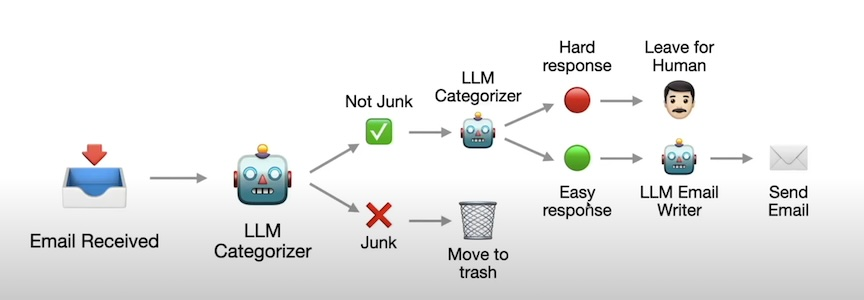
//> input picture ai-agents/_media/ai-agent/agent-workflow-example.jpg, 864 x 300 px
$ ./main_imageautocrop ../../../ai-agents/_media/ai-agent/agent-workflow-example.jpg   (built with g++ and OpenCV 4)
//> lines starting //> are read from the running program, lines starting //| are printed output that depends on the picture; after the words box and inside, x2 and y2 are one past the last pixel; in counts of white or black regions, pixels touching at a corner belong together
### computer-vision-graphics/opencv/auto-cropping/include/ImageAutoCrop.h
#pragma once

#include <opencv2/opencv.hpp>
#include <array>

class ImageAutoCrop
{
  public:
    ImageAutoCrop();

    void  keepLargeBox( bool v) { keep_large_box = v; }
//> in process_video, image is the input picture: 300 rows x 864 cols, CV_8UC3; mean B, G, R 234.1, 234.4, 234

    void      drawBox(cv::Mat& src);
    cv::Mat   getCropped(const cv::Mat& src);
    cv::Rect  getBox(const cv::Mat& src);
    cv::Vec3b bgColor = {5, 5, 5};
    cv::RotatedRect  getMinBox(const cv::Mat& src);
    cv::Mat   getOrthoImage(const cv::Mat &m);
  private:
    cv::Mat rotate(cv::Mat src, double angle, bool recenter);
    bool keep_large_box = false;
    std::array<int,4> largeBox;
    bool firstBox = true;
};

### computer-vision-graphics/opencv/auto-cropping/src/ImageAutoCrop.cpp
#include "ImageAutoCrop.h"

using namespace cv;
using namespace std;
ImageAutoCrop ::  ImageAutoCrop()
{
    largeBox = {0,0,0,0};
}

cv::Rect ImageAutoCrop :: getBox(const Mat& inImg)
{
    Mat srcImg = inImg;

    cvtColor( inImg, srcImg, COLOR_BGR2GRAY );
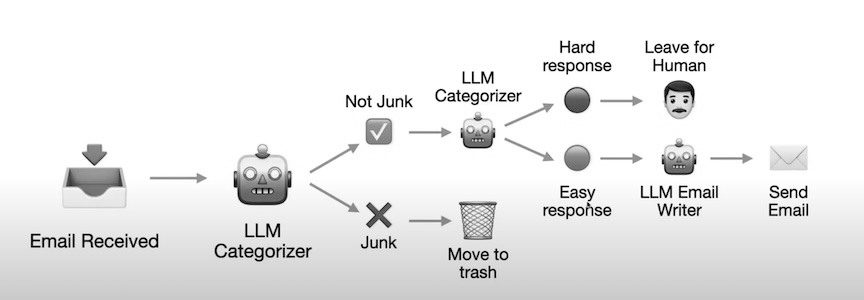
//> srcImg: 300 rows x 864 cols, CV_8UC1; min 0, max 255, mean 234.2
    double thresh = 0;
    double maxValue = 255;
    cv::threshold(srcImg,srcImg, thresh, maxValue, THRESH_OTSU);
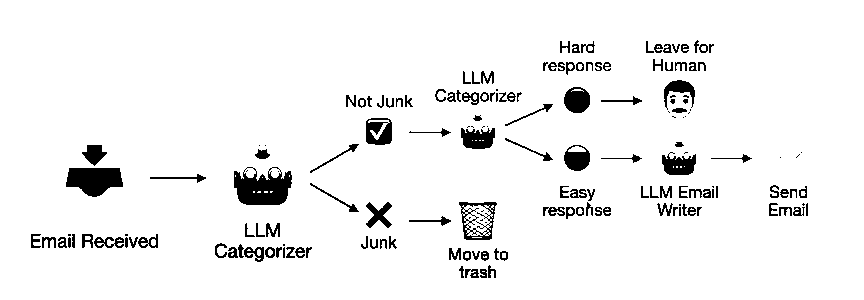
//> srcImg: 300 rows x 864 cols, CV_8UC1; 94.5% white; 170 black regions (36 under 20 px), largest, box (x1, y1, x2, y2) and area: (234, 167, 292, 205) 1536, (66, 168, 123, 197) 1228, (459, 202, 497, 240) 563
    cvtColor( srcImg, srcImg, COLOR_GRAY2BGR );

    int height = srcImg.rows;
//> height = 300
    int width  = srcImg.cols;
//> width = 864

    auto has_border_color = [] (const vector<cv::Vec3b> &pixColors, cv::Vec3b &bcolor)
    {
        int nCount = 0;
        for( int i = 0; i < pixColors.size(); i++) {
            if( pixColors[i][0] >= bcolor[0] ||
                    pixColors[i][1] >= bcolor[1] ||
                    pixColors[i][2] >= bcolor[2]) nCount++;
        }

        if( nCount > 0.01*pixColors.size() ) return false;

        return true;
    };

    vector<cv::Vec3b> pixColors;

    auto getXmin = [&]( const cv::Mat &srcImg) {
        // top --->Bottom
        int height = srcImg.rows;
        int width  = srcImg.cols;
        int xmin = 0;
        pixColors.resize(width);
        for( int i = 0; i < height; i++) {
            for( int j = 0; j < width; j++)
                pixColors[j] = srcImg.at<cv::Vec3b>(xmin,j);
            if( !has_border_color(pixColors, bgColor) ) break;
            xmin++;
        }

        xmin = max(0, xmin);
        return xmin;
    };

    auto getXmax = [&]( const cv::Mat &srcImg)
    {
        // bottom--->top
        int height = srcImg.rows;
        int width  = srcImg.cols;
        int xmax   = height-1;
        pixColors.resize(width);
        for( int i = 0; i < height; i++) {
            for( int j = 0; j < width; j++)
                pixColors[j] = srcImg.at<cv::Vec3b>(xmax,j);
            if( !has_border_color(pixColors, bgColor) ) break;
            xmax--;
        }
        xmax = min(height-1, xmax);
        return xmax;
    };

    auto getYmin = [&](const cv::Mat &srcImg ) {
        // left--->right
        int height = srcImg.rows;
        int width  = srcImg.cols;
        int ymin = 0;
        pixColors.resize(height);
        for( int j = 0; j < width; j++) {
            for( int i = 0; i < height; i++)
                pixColors[i] = srcImg.at<cv::Vec3b>(i,ymin);
            if( !has_border_color(pixColors, bgColor) ) break;
            ymin++;
        }
        ymin = max(0, ymin);
        return ymin;
    };

    auto getYmax = [&]( const cv::Mat &srcImg) {
        // right---> left
        int height = srcImg.rows;
        int width  = srcImg.cols;
        int ymax = width-1;
        pixColors.resize(height);
        for( int j = 0; j < width; j++) {
            for( int i = 0; i < height; i++)
                pixColors[i] = srcImg.at<cv::Vec3b>(i,ymax);
            if( !has_border_color(pixColors, bgColor) ) break;
            ymax--;
        }
        ymax = min(width-1, ymax);
        return ymax;
    };

    int xmin = getXmin(srcImg);
//> xmin = 0
    int xmax = getXmax(srcImg);
//> xmax = 299

    int ymin = getYmin(srcImg);
//> ymin = 0
    int ymax = getYmax(srcImg);
//> ymax = 863

    if( firstBox) {
        largeBox[0] = xmin;
        largeBox[1] = ymin;
        largeBox[2] = xmax;
//> largeBox = [0, 0, 299, 0]
        largeBox[3] = ymax;
//> largeBox = [0, 0, 299, 863]
        firstBox    = false;
    }

    if( keep_large_box ) {
        xmin = min( xmin, largeBox[0]);
        ymin = min( ymin, largeBox[1]);
        xmax = max( xmax, largeBox[2]);
        ymax = max( ymax, largeBox[3]);
    }

    width  = ymax-ymin + 1;
    height = xmax-xmin + 1;

    cv::Rect roi(ymin, xmin, width, height);
//> roi = Rect(0, 0, 864, 300)
    return roi;
}

cv::Mat ImageAutoCrop :: getCropped(const Mat& srcImg)
{
    cv::Rect roi = getBox(srcImg);
//> roi = Rect(0, 0, 864, 300)
    auto dst = srcImg(roi);
    return dst;
}

// [86 lines left out: functions drawBox, getMinBox, getOrthoImage, rotate, not called in this run]

### computer-vision-graphics/opencv/auto-cropping/main_imageautocrop.cpp
#include "ImageAutoCrop.h"
#include <algorithm>

#include "../Utils/StopWatch.h"

using namespace std;
using namespace cv;

void process_image( const string &filename)
{
    ImageAutoCrop crop;

    auto srcImg = imread(filename);
    imshow("src", srcImg);

    StopWatch watch;

    watch.start();
    auto rect = crop.getBox(srcImg);

    /*
    crop.drawBox(srcImg);
    imshow("dst", srcImg);
    */

    Mat dstImg;
    dstImg = crop.getCropped(srcImg);
    imshow("cropped", dstImg);
    imwrite("cropped.png", dstImg);

    waitKey(0);
}

void process_video( const string &filename)
{
    ImageAutoCrop autocrop;
    autocrop.keepLargeBox(1);

    namedWindow("Frame", WINDOW_NORMAL);

    VideoCapture cap(filename);

    bool repeat = true;

    while(1) {
        Mat image;
        cap >> image;
        if( image.empty()) {
            if( repeat ) {
                    cap.set(CAP_PROP_POS_FRAMES, 0);
                    cap >> image;
	    }else {
		break;
	    }
	}
        image = autocrop.getCropped(image);
    //    autocrop.drawBox(image);
        if( !image.empty()) {
        imshow( "Frame", image);
        waitKey(1);
	}
    }
}

int main( int argc, char **argv)
{
    if( argc != 2) {
        cout << "Usage input " << endl;
        return 1;
    }

    process_video( argv[1] );


    return 0;
}

$ run again, on ai-agents/_media/ai-agent/agent-llm-in-loop.jpg
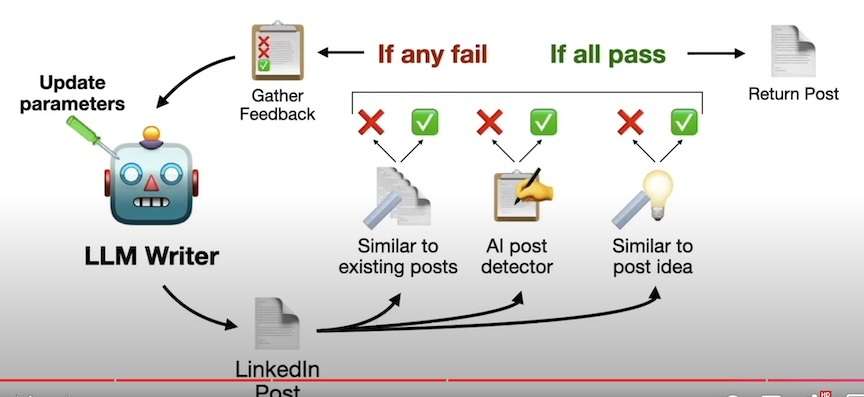
//> input picture ai-agents/_media/ai-agent/agent-llm-in-loop.jpg, 864 x 397 px
//> in process_video, image is the input picture: 397 rows x 864 cols, CV_8UC3; mean B, G, R 218.7, 220.2, 221.1
//> in getBox, `cvtColor( inImg, srcImg, COLOR_BGR2GRAY );`:
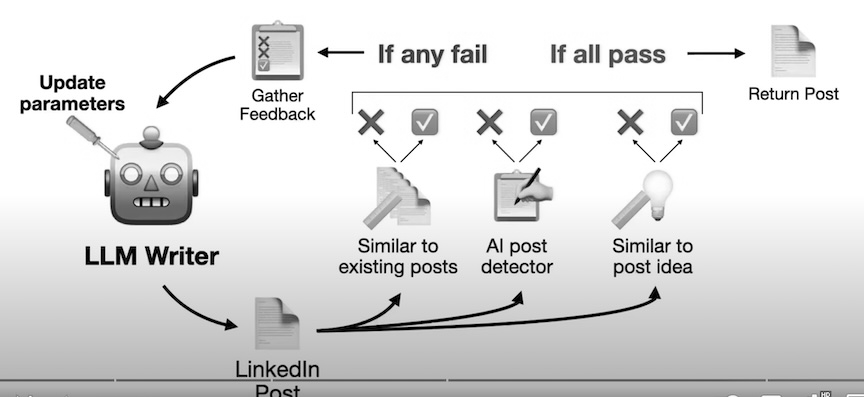
//> srcImg: 397 rows x 864 cols, CV_8UC1; min 0, max 255, mean 220.3
//> in getBox, `cv::threshold(srcImg,srcImg, thresh, maxValue, THRESH_OTSU);`:
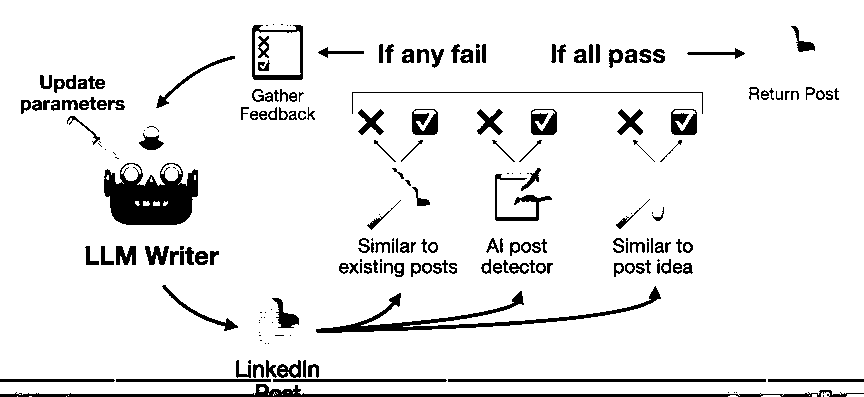
//> srcImg: 397 rows x 864 cols, CV_8UC1; 92% white; 212 black regions (51 under 20 px), largest, box (x1, y1, x2, y2) and area: (104, 163, 198, 225) 3918, (0, 384, 864, 397) 2744, (316, 286, 661, 333) 2409
//> xmin = 0
//> xmax = 396
//> ymin = 0
//> ymax = 863
//> in getBox, `largeBox[2] = xmax;`: largeBox = [0, 0, 396, 0]
//> in getBox, `largeBox[3] = ymax;`: largeBox = [0, 0, 396, 863]
//> in getBox, `cv::Rect roi(ymin, xmin, width, height);`: roi = Rect(0, 0, 864, 397)

$ run again, on ai-agents/_media/ai-agent/agent-llm-workflow-common-patterns.jpg
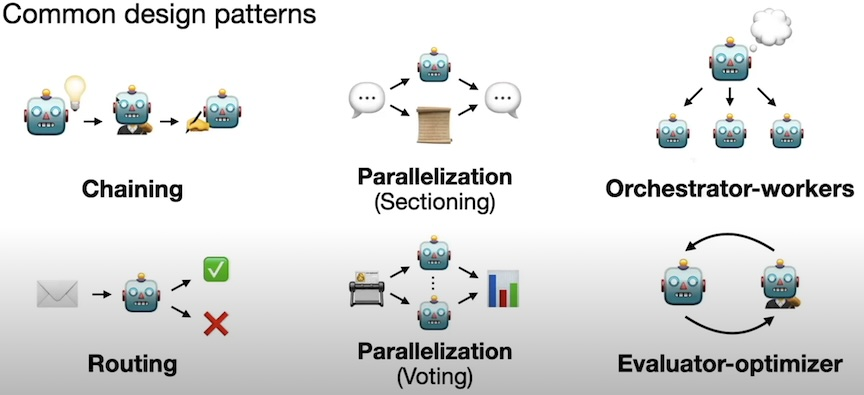
//> input picture ai-agents/_media/ai-agent/agent-llm-workflow-common-patterns.jpg, 864 x 395 px
//> in process_video, image is the input picture: 395 rows x 864 cols, CV_8UC3; mean B, G, R 225, 225.4, 224.6
//> in getBox, `cvtColor( inImg, srcImg, COLOR_BGR2GRAY );`:
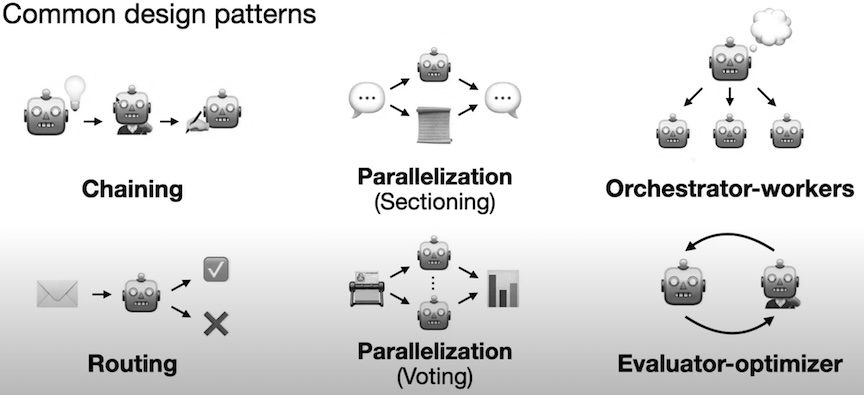
//> srcImg: 395 rows x 864 cols, CV_8UC1; min 0, max 255, mean 225.1
//> in getBox, `cv::threshold(srcImg,srcImg, thresh, maxValue, THRESH_OTSU);`:
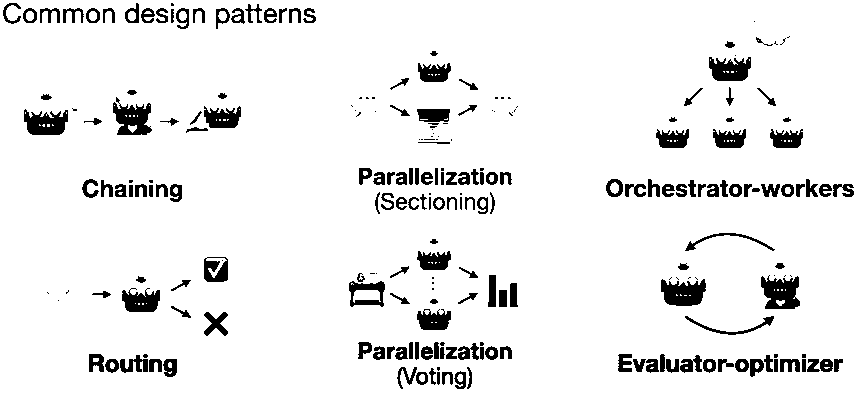
//> srcImg: 395 rows x 864 cols, CV_8UC1; 92.7% white; 234 black regions (63 under 20 px), largest, box (x1, y1, x2, y2) and area: (761, 275, 800, 309) 929, (661, 279, 706, 306) 893, (113, 97, 152, 135) 880
//> xmin = 0
//> xmax = 394
//> ymin = 0
//> ymax = 863
//> in getBox, `largeBox[2] = xmax;`: largeBox = [0, 0, 394, 0]
//> in getBox, `largeBox[3] = ymax;`: largeBox = [0, 0, 394, 863]
//> in getBox, `cv::Rect roi(ymin, xmin, width, height);`: roi = Rect(0, 0, 864, 395)

$ run again, on ai-agents/_media/ai-agent/llm-tool-call-api.jpg
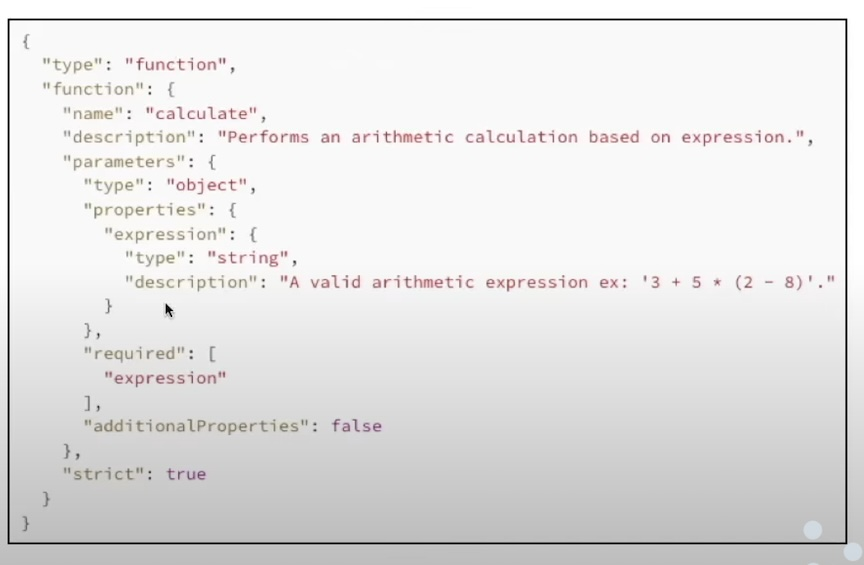
//> input picture ai-agents/_media/ai-agent/llm-tool-call-api.jpg, 864 x 565 px
//> in process_video, image is the input picture: 565 rows x 864 cols, CV_8UC3; mean B, G, R 227.2, 227.3, 228.2
//> in getBox, `cv::threshold(srcImg,srcImg, thresh, maxValue, THRESH_OTSU);`:
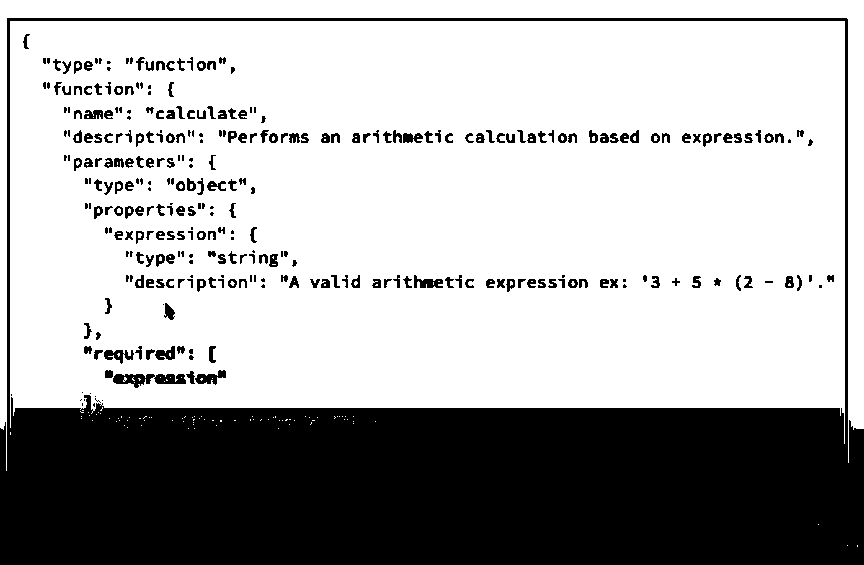
//> srcImg: 565 rows x 864 cols, CV_8UC1; 68.5% white; 314 black regions (92 under 20 px), largest, box (x1, y1, x2, y2) and area: (0, 18, 864, 565) 139866, (113, 374, 186, 388) 613, (195, 370, 226, 385) 241
//> xmin = 0
//> xmax = 428
//> ymin = 0
//> ymax = 863
//> in getBox, `largeBox[2] = xmax;`: largeBox = [0, 0, 428, 0]
//> in getBox, `largeBox[3] = ymax;`: largeBox = [0, 0, 428, 863]
//> in getBox, `height = xmax-xmin + 1;`: height = 429
//> in getBox, `cv::Rect roi(ymin, xmin, width, height);`: roi = Rect(0, 0, 864, 429)
//> in getCropped, `auto dst = srcImg(roi);`:
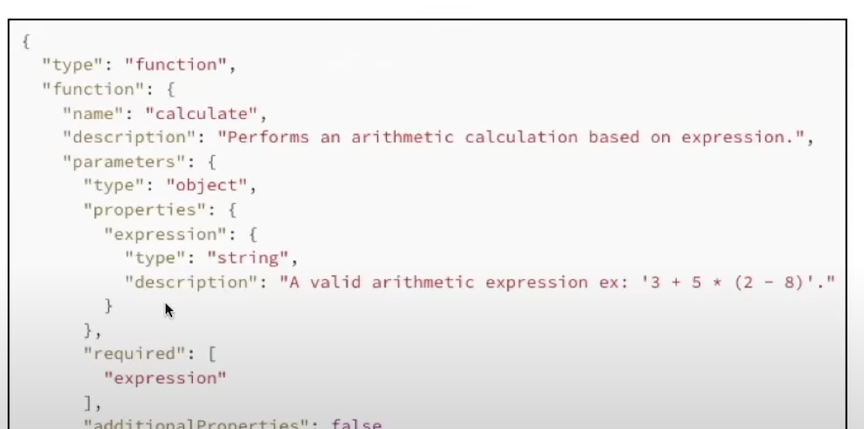
//> dst: 429 rows x 864 cols, CV_8UC3; mean B, G, R 237, 237.2, 238.3
